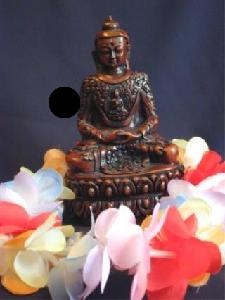
//> input picture 1.png, 225 x 300 px
$ ./Principal   (built with g++ and OpenCV 4)
//> lines starting //> are read from the running program, lines starting //| are printed output that depends on the picture; after the words box and inside, x2 and y2 are one past the last pixel; in counts of white or black regions, pixels touching at a corner belong together
#include <iostream>
#include <cstdlib>

#include <cmath>

#include <opencv2/core/core.hpp>

#include <opencv2/imgcodecs/imgcodecs.hpp>

#include <opencv2/highgui.hpp>

#include <opencv2/video/video.hpp>

using namespace std;
using namespace cv;

int main(int argc, char *argv[]){
    Mat img1 = imread("1.png");
//> img1 is the input picture: 300 rows x 225 cols, CV_8UC3; mean B, G, R 99, 94.6, 120.4
    Mat img2 = imread("2.png");
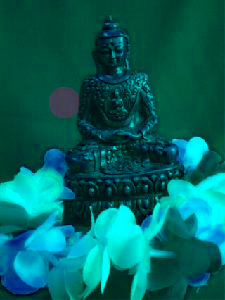
//> input picture 2.png, 225 x 300 px
//> img2 is the input picture: 300 rows x 225 cols, CV_8UC3; mean B, G, R 95.6, 99.7, 0.8
    Mat img3 = img1.clone();
    int valor_y_1;
    int valor_y_2;
    int raiz;

    namedWindow("Imagen 1", WINDOW_AUTOSIZE);
    moveWindow("Imagen 1", 300, 300);
    namedWindow("Imagen 2",WINDOW_AUTOSIZE);
    moveWindow("Imagen 2", 600, 300);
    namedWindow("Imagen 3",WINDOW_AUTOSIZE);
    moveWindow("Imagen 3", 900, 300);

    //Se recorre todos los pixeles aplicando la ecuación del círulo
    for(int i = 0; i < img1.rows; i++){
        for(int j = 0; j < img1.cols; j++){
            raiz = 256-((j-102)*(j-102));
            if(raiz > 0){
                raiz = sqrt(raiz);
                valor_y_1 = raiz + 64;
                valor_y_2 = (raiz*-1)+64;

                while(valor_y_2 < valor_y_1){
                    img3.at<Vec3b>(j,valor_y_1)[0] = img2.at<Vec3b>(j,valor_y_1)[0];
                    img3.at<Vec3b>(j,valor_y_1)[1] = img2.at<Vec3b>(j,valor_y_1)[1];
                    img3.at<Vec3b>(j,valor_y_1)[2] = img2.at<Vec3b>(j,valor_y_1)[2];
                    img3.at<Vec3b>(j,valor_y_2)[0] = img2.at<Vec3b>(j,valor_y_2)[0];
                    img3.at<Vec3b>(j,valor_y_2)[1] = img2.at<Vec3b>(j,valor_y_2)[1];
                    img3.at<Vec3b>(j,valor_y_2)[2] = img2.at<Vec3b>(j,valor_y_2)[2];
                    valor_y_2 = valor_y_2+1;
                }
                //cout<<"Los valores son: "<<valor_y_1<<" y "<<valor_y_2<<endl;
            }
        }
    }
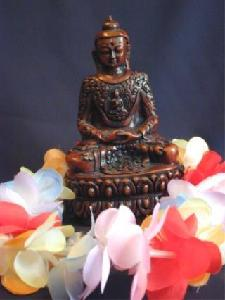
//> img3: 300 rows x 225 cols, CV_8UC3; 1.18% of pixels changed, all inside (x1, y1, x2, y2) = (48, 87, 81, 118)
//> after the loop, raiz = -14628; valor_y_1 = 69; valor_y_2 = 69

    //x = 64 y = 102 radio = 16

    imshow("Imagen 1", img1);
    imshow("Imagen 2", img2);
    imshow("Imagen 3", img3);

    waitKey(0);

    imwrite("Resultado.png", img3);

    return 0;
}
